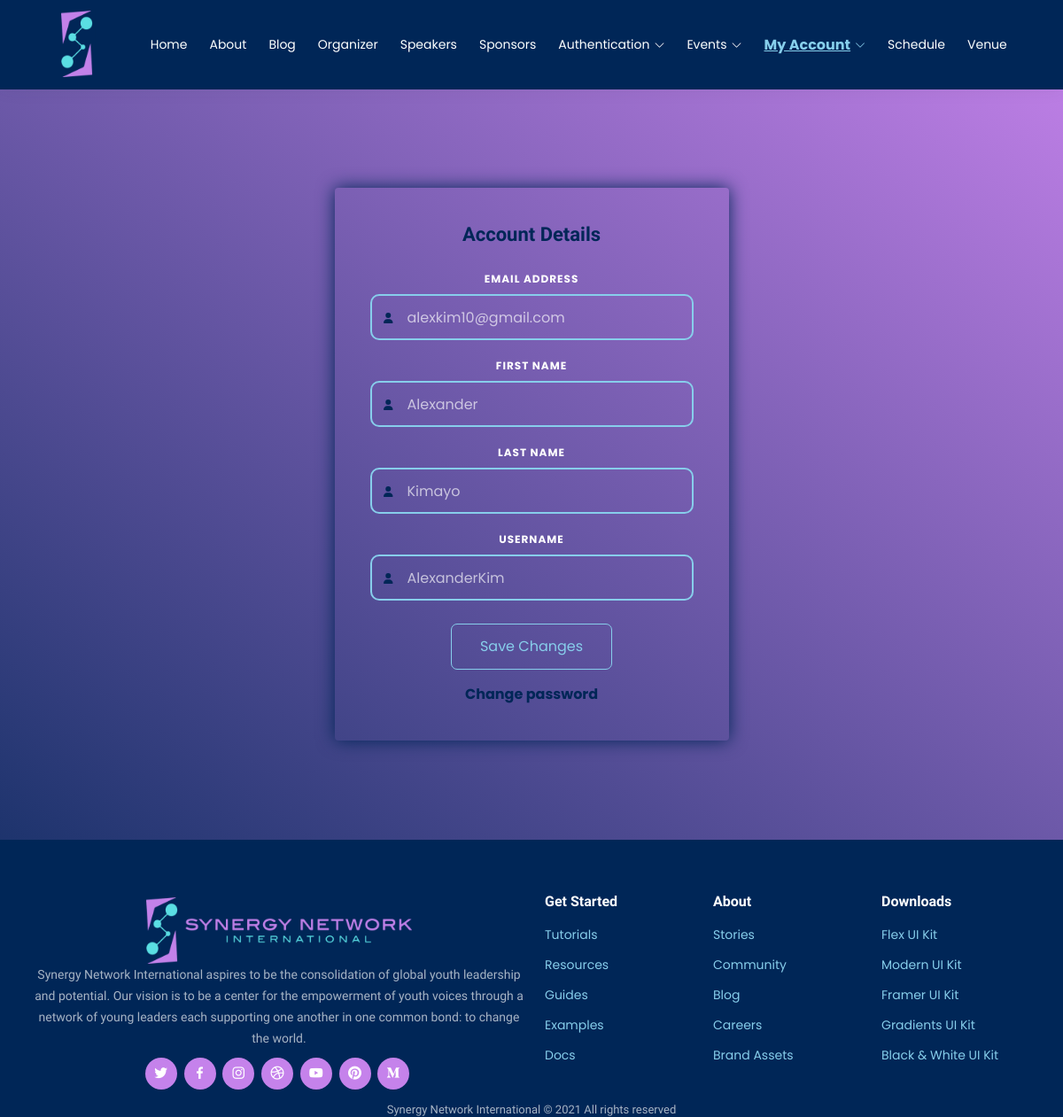
The page /account/ (signed in) on the database its author committed.
### account/models.py (models this page shows, shortened)
class Account(AbstractBaseUser):
    email = models.EmailField(verbose_name="email", max_length=60, unique=True)
    username = models.CharField(max_length=30, unique=True, null=False, blank=False)
    firstname = models.CharField(max_length=30, unique=False, null=False, blank=False)
    lastname = models.CharField(max_length=30, unique=False, null=False, blank=False)
    date_joined = models.DateTimeField(verbose_name='date joined', auto_now_add=True)
    last_login = models.DateTimeField(verbose_name='last login', auto_now=True)
    is_admin = models.BooleanField(default=False)
    is_active = models.BooleanField(default=True)
    is_staff = models.BooleanField(default=False)
    is_superuser = models.BooleanField(default=False)
    USERNAME_FIELD = 'email'
    REQUIRED_FIELDS = ['username', 'firstname', 'lastname']
    objects = MyAccountManager()

### account/views.py (the view)
# urls.py: path('account/', account_view, name="account"),
def account_view(request):
    if not request.user.is_authenticated:
        return redirect("login")
    context = {}
    if request.method == "POST":
        form = AccountUpdateForm(request.POST, instance=request.user)
        if form.is_valid():
            form.initial = {
                "email": request.POST.get('email'),
                "username": request.POST.get('username'),
                "firstname": request.POST.get('firstname'),
                "lastname": request.POST.get('lastname'),
            }
            form.save()
            context['success_message'] = "Updated"
        else:
            pass
    else:
        form = AccountUpdateForm(
            initial={
                "email": request.user.email,
                "username": request.user.username,
                "firstname": request.user.firstname,
                "lastname": request.user.lastname,
            }
        )
    context['account_form'] = form
    blog_posts = BlogPost.objects.filter(author=request.user)
    context['blog_posts'] = blog_posts
    return render(request, "account/account.html", context)

### account/forms.py (shortened to what this page needs)
class AccountUpdateForm(forms.ModelForm):
	firstname = forms.CharField(label='First name', required='false')
	lastname = forms.CharField(label='Last name', required='false')
	class Meta:
		model = Account
		fields = ('email', 'username', 'firstname', 'lastname')

### account/templates/account/account.html (shortened to what this page needs)
{% extends 'base.html' %}
{% load account_extras %}
{% block content %}
<section class="ftco-section">
  <div class="container">
    <div class="row justify-content-center">
      <div class="col-md-7 col-lg-5">
        <div class="login-wrap">
          <h3 class="text-center mb-4">Account Details</h3>
          <form method="post" class="account-edit-form">{% csrf_token %}
            <div class="form-group mb-3">
              <label class="label" for="email">Email Address</label>
              <input type="text" name="email" id="inputEmail" class="form-control" value="{{account_form.initial.email}}" required>
              <span class="icon fa fa-user"></span>
            </div>
            <div class="form-group mb-3">
              <label class="label" for="name">First Name</label>
              <input type="text" name="firstname" id="inputFirstName" class="form-control" value="{{account_form.initial.firstname}}" required>
              <span class="icon fa fa-user"></span>
            </div>
            <div class="form-group mb-3">
              <label class="label" for="name">Last Name</label>
              <input type="text" name="lastname" id="inputLastName" class="form-control" value="{{account_form.initial.lastname}}" required>
              <span class="icon fa fa-user"></span>
            </div>
            <div class="form-group mb-3">
              <label class="label" for="name">Username</label>
              <input type="text" name="username" id="inputUsername" class="form-control" value="{{account_form.initial.username}}" required>
              <span class="icon fa fa-user"></span>
            </div>
            <div class="form-group text-center">
              <button type="submit" class="form-control btn sbmt submit px-3">Save Changes</button>
            </div>
            <div class="misc d-flex flex-column">
              <a class="m-auto" href="{% url 'password_change' %}">Change password</a>
          </div>
          </form>
        </div>
      </div>
    </div>
  </div>
</section>
{% endblock content %}

### static/sni_app/assets/css/style.css (style rules this page uses)
body { font-family: "Poppins", sans-serif; color: #002657; background: -webkit-linear-gradient(left top, #c582eb, #002657); background: -o-linear-gradient(top right, #c582eb, #002657); background: -moz-linear-gradient(top right, #c582eb, #002657); background: linear-gradient(5deg, #f85ff0, #002657); background: linear-gradient(75deg, #e666e0, #002657); }
a { color: #c582eb; text-decoration: none; }
h1, h2, h3, h4, h5, h6 { font-family: "Raleway", sans-serif; }
section { padding: 60px 0; overflow: hidden; }
.misc a { font-size: 16px; color: #002657; transition: all 0.3s ease-in-out; font-weight: bold; }

### static/sni_app/assets/css/signup.css (style rules this page uses)
.ftco-section { padding: 7em 0; }
.login-wrap { position: relative; z-index: 0; color: rgba(255, 255, 255, 0.7); box-shadow: 0px 0px 20px #002657; padding: 40px; border-radius: 4px; }
.login-wrap h3 { font-weight: bold; color: #002657; font-size: 22px; }
.form-group { position: relative; }
.form-group label { text-transform: uppercase; font-weight: 700; font-size: 12px; letter-spacing: 1px; color: #fff; }
.form-group .icon { position: absolute; top: 50%; left: 15px; margin-top: 10px; color: #002657; }
.form-group .icon, .field-icon { font-size: 12px; }
.form-control { height: 52px; color: #ffffffa6 !important; font-size: 16px; border-radius: 10px; -webkit-box-shadow: none; box-shadow: none; background: transparent; border: 2px solid skyblue; padding-left: 40px; padding-right: 20px; }
.form-group .btn.sbmt { color: skyblue !important; border: 1px solid; width: 50%; border-radius: 7px; margin-top: 10px; padding: 7px; background: none; transition: all ease-in-out 0.4s; }

### static/sni_app/css/detail_blog.css (style rules this page uses)
html, body { background: linear-gradient(35deg, #002657, #c582eb); overflow-x: hidden; }
form { text-align: center; }

### templates/base.html (style rules this page uses)
a { text-decoration: none; }

### rows shown on the page
Account: email "alexkim10@gmail.com", firstname "Alexander", lastname "Kimayo", username "AlexanderKim"

### other values the page prints
{{ current_year }} "2021"
